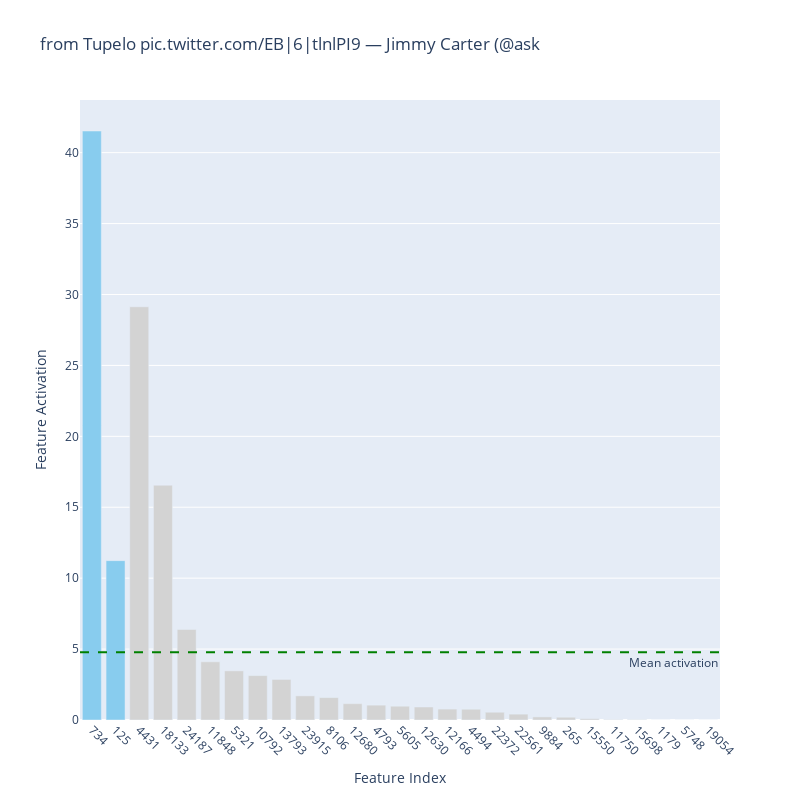
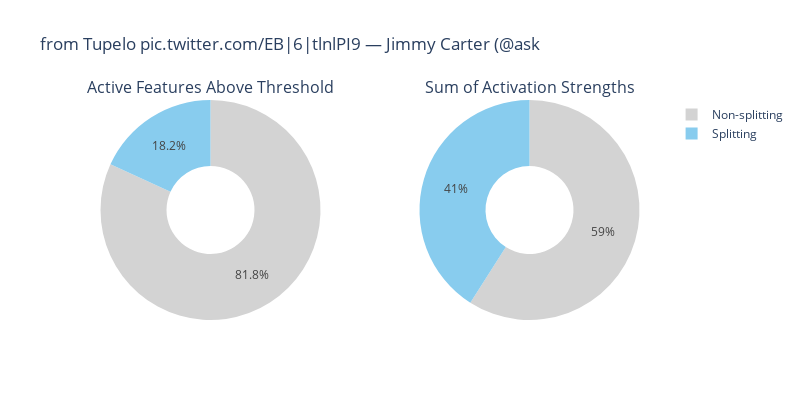
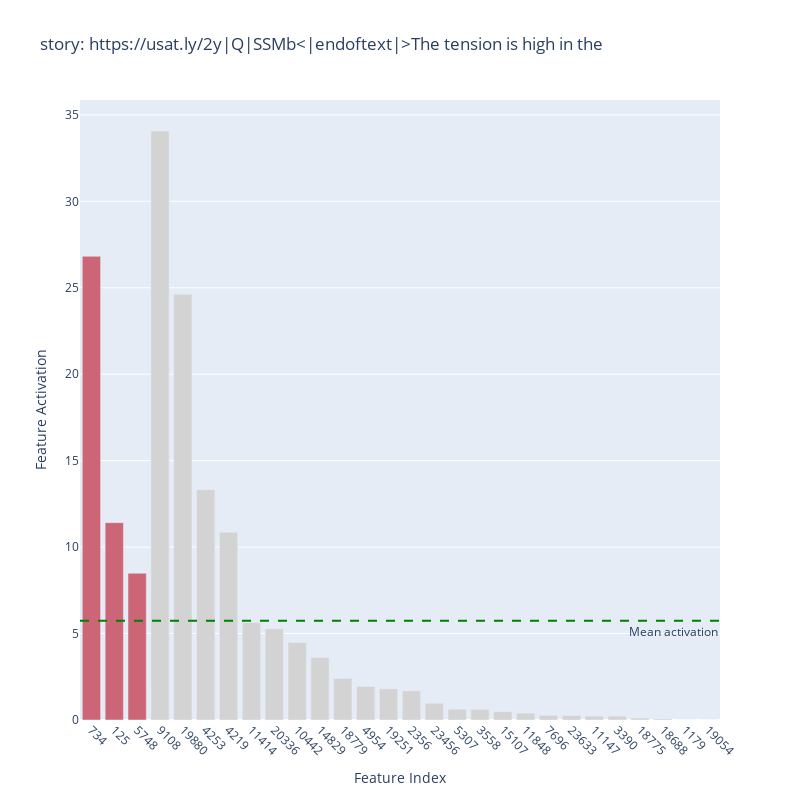
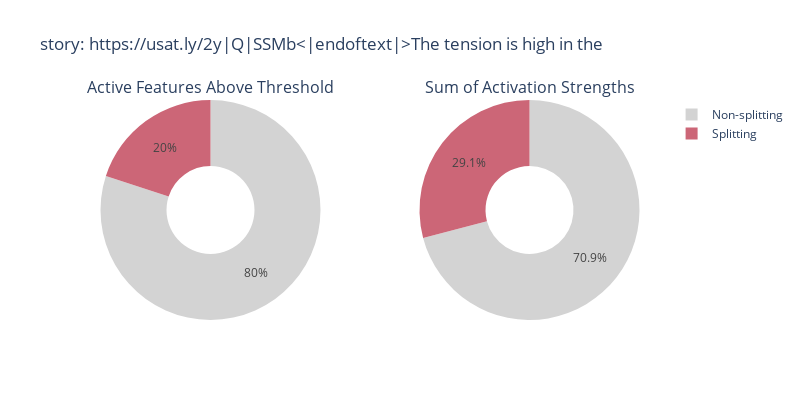

The notebook cell saved with these charts, in order:
### Code cell
# After creating the PCA plot and identifying interesting points
interesting_point_ids = [85, 253, 70, 334]  # Replace with actual IDs of interest
analyze_specific_points_from_sparse_matrix_path(
    results=results,
    results_path=results_path,
    fs_splitting_nodes=fs_splitting_nodes,
    fs_splitting_cluster=fs_splitting_cluster,
    activation_threshold=activation_threshold,
    node_df=node_df,
    pca_df=pca_df,
    point_ids=interesting_point_ids,
    save_figs=True,
    pca_path=os.path.join(pca_path, "repeats_char_2"),
)

### Figure 1 — Plotly figure (JSON) as saved in the notebook; plotly's stock layout.template omitted (floating-point values rounded to 4 significant figures)
{"data": [{"customdata": [[125, 5], [125, 5], [3985, 1], [14691, 1], [19082, 1], [9939, 1], [4729, 1], [9129, 1], [11442, 1], [18878, 1], [1018, 6], [10590, 1], [4288, 1], [4951, 1], [10549, 1], [10193, 1], [4038, 1], [36, 38], [17905, 1], [8428, 1], [36, 38], [12751, 1], [9870, 1], [829, 51], [null, null], [null, null], [null, null]], "hovertemplate": "Feature Index: %{x}<br>Activation: %{y:.4f}<br>Subgraph ID: %{customdata[0]}<br>Subgraph Size: %{customdata[1]}<extra></extra>", "marker": {"color": ["rgb(136, 204, 238)", "rgb(136, 204, 238)", "lightgrey", "lightgrey", "lightgrey", "lightgrey", "lightgrey", "lightgrey", "lightgrey", "lightgrey", "lightgrey", "lightgrey", "lightgrey", "lightgrey", "lightgrey", "lightgrey", "lightgrey", "lightgrey", "lightgrey", "lightgrey", "lightgrey", "lightgrey", "lightgrey", "lightgrey", "lightgrey", "lightgrey", "lightgrey"]}, "type": "bar", "x": ["734", "125", "4431", "18133", "24187", "11848", "5321", "10792", "13793", "23915", "8106", "12680", "4793", "5605", "12630", "12166", "4494", "22372", "22561", "9884", "265", "15550", "11750", "15698", "1179", "5748", "19054"], "y": [41.53, 11.24, 29.14, 16.56, 6.382, 4.102, 3.463, 3.129, 2.86, 1.702, 1.579, 1.152, 1.047, 0.9719, 0.9172, 0.7703, 0.7588, 0.5502, 0.413, 0.2182, 0.196, 0.0939, 0.03744, 0.02759, 0, 0, 0]}], "layout": {"annotations": [{"showarrow": false, "text": "Mean activation", "x": 1, "xanchor": "right", "xref": "x domain", "y": 4.771, "yanchor": "top", "yref": "y"}], "bargap": 0.2, "height": 800, "shapes": [{"line": {"color": "green", "dash": "dash"}, "type": "line", "x0": 0, "x1": 1, "xref": "x domain", "y0": 4.771, "y1": 4.771, "yref": "y"}], "showlegend": false, "title": {"text": " from Tupelo pic.twitter.com/EB|6|tlnlPI9 — Jimmy Carter (@ask"}, "width": 800, "xaxis": {"tickangle": 45, "tickmode": "array", "ticktext": ["734", "125", "4431", "18133", "24187", "11848", "5321", "10792", "13793", "23915", "8106", "12680", "4793", "5605", "12630", "12166", "4494", "22372", "22561", "9884", "265", "15550", "11750", "15698", "1179", "5748", "19054"], "tickvals": ["734", "125", "4431", "18133", "24187", "11848", "5321", "10792", "13793", "23915", "8106", "12680", "4793", "5605", "12630", "12166", "4494", "22372", "22561", "9884", "265", "15550", "11750", "15698", "1179", "5748", "19054"], "title": {"text": "Feature Index"}, "type": "category"}, "yaxis": {"title": {"text": "Feature Activation"}}}}

### Figure 2 — Plotly figure (JSON) as saved in the notebook; plotly's stock layout.template omitted (floating-point values rounded to 4 significant figures)
{"data": [{"domain": {"x": [0, 0.45], "y": [0, 1]}, "hole": 0.4, "hoverinfo": "label+percent+value", "labels": ["Splitting", "Non-splitting"], "marker": {"colors": ["rgb(136, 204, 238)", "lightgrey"]}, "type": "pie", "values": [2, 9]}, {"domain": {"x": [0.55, 1], "y": [0, 1]}, "hole": 0.4, "hoverinfo": "label+percent+value", "labels": ["Splitting", "Non-splitting"], "marker": {"colors": ["rgb(136, 204, 238)", "lightgrey"]}, "type": "pie", "values": [52.76, 76.06]}], "layout": {"annotations": [{"font": {"size": 16}, "showarrow": false, "text": "Active Features Above Threshold", "x": 0.225, "xanchor": "center", "xref": "paper", "y": 1, "yanchor": "bottom", "yref": "paper"}, {"font": {"size": 16}, "showarrow": false, "text": "Sum of Activation Strengths", "x": 0.775, "xanchor": "center", "xref": "paper", "y": 1, "yanchor": "bottom", "yref": "paper"}], "height": 400, "title": {"text": " from Tupelo pic.twitter.com/EB|6|tlnlPI9 — Jimmy Carter (@ask"}, "width": 800}}

### Figure 3 — Plotly figure (JSON) as saved in the notebook; plotly's stock layout.template omitted (floating-point values rounded to 4 significant figures)
{"data": [{"customdata": [[125, 5], [125, 5], [125, 5], [7818, 1], [3836, 2], [3836, 2], [3805, 1], [9602, 1], [16296, 1], [8866, 1], [12224, 1], [15172, 1], [4422, 1], [1689, 8], [2200, 1], [18561, 1], [4718, 2], [3242, 1], [12428, 1], [9939, 1], [6672, 1], [18686, 1], [9398, 1], [3096, 1], [15169, 1], [15103, 1], [null, null], [null, null]], "hovertemplate": "Feature Index: %{x}<br>Activation: %{y:.4f}<br>Subgraph ID: %{customdata[0]}<br>Subgraph Size: %{customdata[1]}<extra></extra>", "marker": {"color": ["rgb(204, 102, 119)", "rgb(204, 102, 119)", "rgb(204, 102, 119)", "lightgrey", "lightgrey", "lightgrey", "lightgrey", "lightgrey", "lightgrey", "lightgrey", "lightgrey", "lightgrey", "lightgrey", "lightgrey", "lightgrey", "lightgrey", "lightgrey", "lightgrey", "lightgrey", "lightgrey", "lightgrey", "lightgrey", "lightgrey", "lightgrey", "lightgrey", "lightgrey", "lightgrey", "lightgrey"]}, "type": "bar", "x": ["734", "125", "5748", "9108", "19880", "4253", "4219", "11414", "20336", "10442", "14829", "18779", "4954", "19251", "2356", "23456", "5307", "3558", "15107", "11848", "7696", "23633", "11147", "3390", "18775", "18688", "1179", "19054"], "y": [26.82, 11.42, 8.49, 34.07, 24.63, 13.32, 10.87, 5.633, 5.272, 4.485, 3.613, 2.405, 1.942, 1.8, 1.687, 0.9669, 0.6225, 0.6096, 0.4734, 0.3973, 0.2668, 0.2558, 0.2259, 0.2256, 0.1151, 0.05923, 0, 0]}], "layout": {"annotations": [{"showarrow": false, "text": "Mean activation", "x": 1, "xanchor": "right", "xref": "x domain", "y": 5.738, "yanchor": "top", "yref": "y"}], "bargap": 0.2, "height": 800, "shapes": [{"line": {"color": "green", "dash": "dash"}, "type": "line", "x0": 0, "x1": 1, "xref": "x domain", "y0": 5.738, "y1": 5.738, "yref": "y"}], "showlegend": false, "title": {"text": " story: https://usat.ly/2y|Q|SSMb<|endoftext|>The tension is high in the"}, "width": 800, "xaxis": {"tickangle": 45, "tickmode": "array", "ticktext": ["734", "125", "5748", "9108", "19880", "4253", "4219", "11414", "20336", "10442", "14829", "18779", "4954", "19251", "2356", "23456", "5307", "3558", "15107", "11848", "7696", "23633", "11147", "3390", "18775", "18688", "1179", "19054"], "tickvals": ["734", "125", "5748", "9108", "19880", "4253", "4219", "11414", "20336", "10442", "14829", "18779", "4954", "19251", "2356", "23456", "5307", "3558", "15107", "11848", "7696", "23633", "11147", "3390", "18775", "18688", "1179", "19054"], "title": {"text": "Feature Index"}, "type": "category"}, "yaxis": {"title": {"text": "Feature Activation"}}}}

### Figure 4 — Plotly figure (JSON) as saved in the notebook; plotly's stock layout.template omitted (floating-point values rounded to 4 significant figures)
{"data": [{"domain": {"x": [0, 0.45], "y": [0, 1]}, "hole": 0.4, "hoverinfo": "label+percent+value", "labels": ["Splitting", "Non-splitting"], "marker": {"colors": ["rgb(204, 102, 119)", "lightgrey"]}, "type": "pie", "values": [3, 12]}, {"domain": {"x": [0.55, 1], "y": [0, 1]}, "hole": 0.4, "hoverinfo": "label+percent+value", "labels": ["Splitting", "Non-splitting"], "marker": {"colors": ["rgb(204, 102, 119)", "lightgrey"]}, "type": "pie", "values": [46.73, 113.9]}], "layout": {"annotations": [{"font": {"size": 16}, "showarrow": false, "text": "Active Features Above Threshold", "x": 0.225, "xanchor": "center", "xref": "paper", "y": 1, "yanchor": "bottom", "yref": "paper"}, {"font": {"size": 16}, "showarrow": false, "text": "Sum of Activation Strengths", "x": 0.775, "xanchor": "center", "xref": "paper", "y": 1, "yanchor": "bottom", "yref": "paper"}], "height": 400, "title": {"text": " story: https://usat.ly/2y|Q|SSMb<|endoftext|>The tension is high in the"}, "width": 800}}
